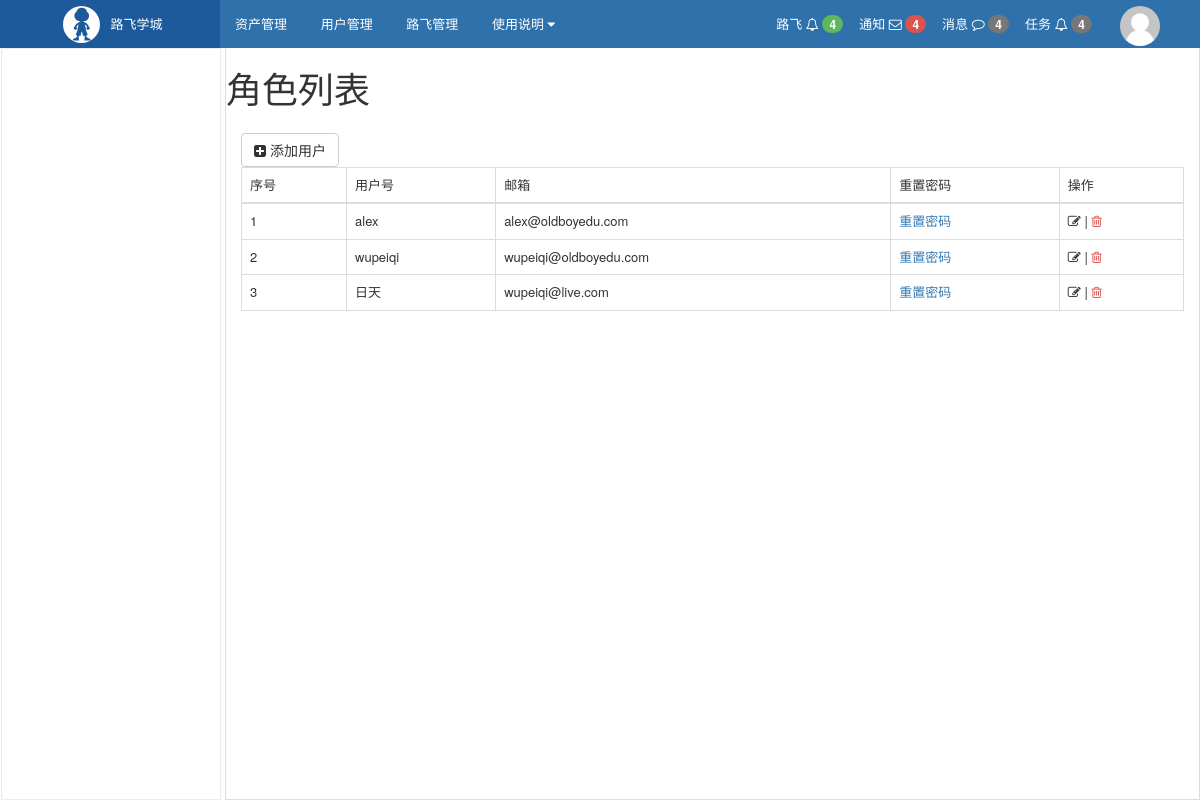
The app's page /rbac/user/list/ with its own data.
### rbac/models.py (models this page shows, shortened)
class UserInfo(models.Model):
    name = models.CharField(verbose_name='用户名',max_length=32)
    password = models.CharField(verbose_name='密码', max_length=32)
    email = models.EmailField(verbose_name='邮箱', max_length=32)
    roles = models.ManyToManyField(verbose_name='关联的角色', to='Role', blank=True)
    '''
    current_user = models.UserInfo.objects.filter(name=user, password=pwd).first()
    #下面一句代码获取当前用户所拥有的所有权限 , 他使用了跨表查询：UserInfo_role--->Role_permissins----->Permission_id, Permission_url
    permission_list = current_user.roles.filter(permissions__isnull=False).values(permissions__id, permissions__url).distinct()

    #所有下面的描述注释都是为了说明如何获取权限列表，即上面的一行代码

    #问题一：
        1. 一个用户是否可以拥有多个角色？ 是
        2. 一个角色 是否可以拥有多个权限？ 是

        #当一个用户拥有3个角色时，必然有URL重复，distinct() 用于去重复URL

        CEO:
            /index
            /order

        总监：
            /index/
            /customer

        销售：
            /user/
            /add_user

        金牌讲师：


    #问题二：
        CEO:
        总监：
        销售：
        金牌讲师：

        角色和权限关系表：
            CEO: /index
            总监：/order

        用户和角色关系表；
           1 1
           1 1
           1 1

        用户表：
            wupeiqi

        总监：/index/
        总监：/customer
        销售：/user
        销售： /add_user
        金牌讲师：null

    '''

### rbac/views/user.py (the view)
def user_list(request):
    user_queryset = models.UserInfo.objects.all()
    return render(request, 'rbac/user_list.html', {'users': user_queryset})  #role_list.html 在luffy_permission\rbac\templates\rbac 下

### rbac/templates/rbac/user_list.html
{% extends 'layout.html' %}
{% block content %}
    <h1>角色列表</h1>
    <div class="luffy-container">
        <div class="btn-group">
            <a href="{% url 'rbac:user_add' %}" class="btn btn-default">
                <i class="fa fa-plus-square"></i> 添加用户
            </a>
        </div>
        <table class="table table-bordered table-responsive">
            <thead>
            <tr>
                <td>序号</td>
                <td>用户号</td>
                <td>邮箱</td>
                <td>重置密码</td>
                <td>操作</td>
            </tr>
            </thead>
            <tbody>
            {% for row in users %}
                <tr>
                    <td>{{ forloop.counter }}</td>
                    <td>{{ row.name }}</td>
                    <td>{{ row.email }}</td>
                    <td>
                        <a href="{% url 'rbac:user_reset_pwd' pk=row.id %}">重置密码</a>
                    </td>
                    <td>
                        <a style="color:#333" href="{% url 'rbac:user_edit' pk=row.id %}">
                            <i class="fa fa-edit" aria-hidden="true"></i>
                        </a>
                        |
                        <a style="color:#d9534f" href="{% url 'rbac:user_del' pk=row.id %}">
                            <i class="fa fa-trash-o" aria-hidden="true"></i>
                        </a>
                    </td>
                </tr>
            {% endfor %}
            </tbody>
        </table>
    </div>
{% endblock content %}

### web/static/css/common.css (style rules this page uses)
body { margin: 0; }

### web/static/css/layout.css (style rules this page uses)
.luffy-container { padding: 15px; }

### records on screen
UserInfo: name "alex", email "alex@oldboyedu.com"
UserInfo: name "wupeiqi", email "wupeiqi@oldboyedu.com"
UserInfo: name "日天", email "wupeiqi@live.com"
